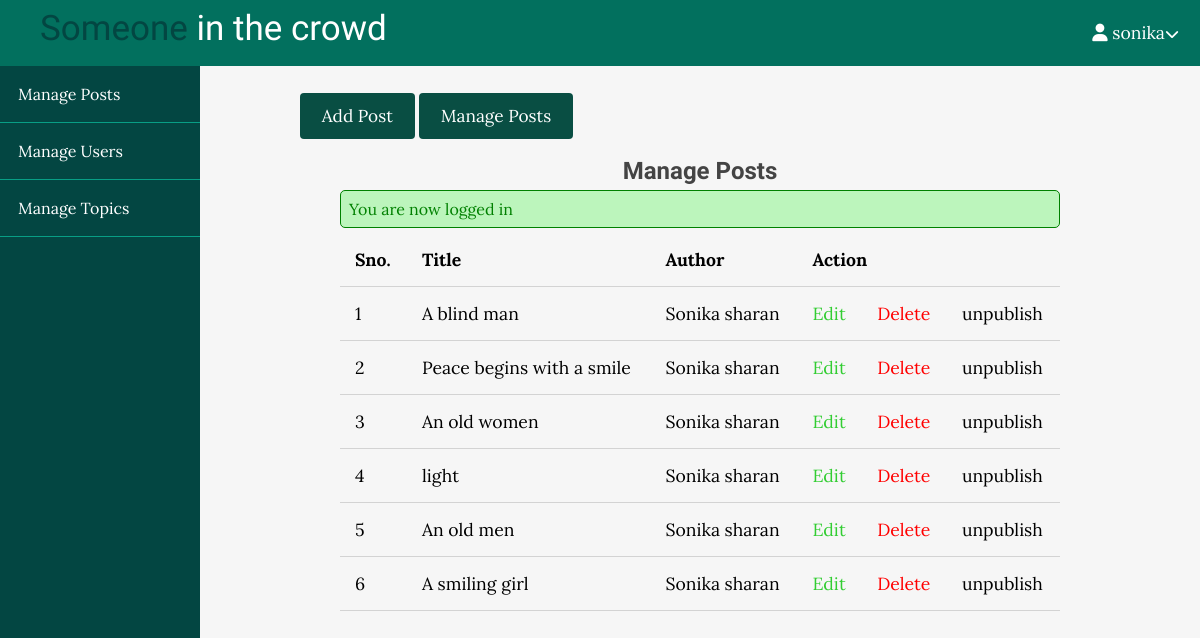
Screenshot of /admin/post/index.php (signed in) with the database file from the repository.
### tables this page shows
CREATE TABLE `posts` (
  `id` int(11) NOT NULL,
  `user_id` int(11) NOT NULL,
  `topic_id` int(11) DEFAULT NULL,
  `title` varchar(255) NOT NULL,
  `image` varchar(255) NOT NULL,
  `body` text NOT NULL,
  `published` tinyint(4) NOT NULL,
  `created_at` datetime NOT NULL DEFAULT current_timestamp()
);

### app/database/db.php (called while the page is built, shortened)
<?php
require('connect.php');
function selectAll($table , $conditions=[])
{
    global $conn;
    $sql= "SELECT * FROM $table";
    if(empty($conditions)){
    $stmt = $conn->prepare($sql);
    $stmt->execute();
    $records= $stmt->get_result()->fetch_all(MYSQLI_ASSOC);
    return $records;}
}

### app/controllers/posts.php (called while the page is built, shortened)
<?php
include(ROOT_PATH."/app/database/db.php");
$table ='posts';
$posts= selectAll($table);

### admin/post/index.php (the view, shortened to what this page needs)
<?php
include(ROOT_PATH."/app/controllers/posts.php");
?>
<!DOCTYPE html>
<html lang="en">
<head>
 <link rel ="stylesheet" href="../../assets/css/style.css">
    <link rel ="stylesheet" href="../../assets/css/admin.css">
</head>
<body>
<?php include(ROOT_PATH ."/app/include/adminheader.php");?>
    <div class="admin-wrapper">
    <?php include(ROOT_PATH ."/app/include/adminsidebar.php");?>
        <div class="admin-content">
            <div class="button-group">
            <a href="create.php " class="btn btn-big"> Add Post</a>
            <a href="index.php" class="btn btn-big"> Manage Posts</a></div>
    <div class="content">
        <h2 class="page-title"> Manage Posts</h2>
        <?php include(ROOT_PATH ."/app/include/message.php");?>
        <table>
            <thead>
                <th>Sno.</th>
                <th> Title</th>
                <th> Author</th>
                <th colspan="3">Action</th>
            </thead>
            <tbody>
            <?php foreach ($posts as $key => $post):?>
                <tr>
                <td> <?php echo $key +1;?></td>
                    <td> <?php echo $post['title'];?></td>
                    <td> Sonika sharan</td>
                    <td> <a href="edit.php?id=<?php echo $post['id'];?>" class="edit">Edit</a></td>
                     <td> <a href ="edit.php?delete_id=<?php echo $post['id'];?>" class="delete">Delete</a></td>
                     <?php if ($post['published']): ?>
                        <td> <a href ="edit.php?published=0&p_id=<?php echo $post['id'] ?>" class="unpublish">unpublish</a></td>
                     <?php else: ?>
                        <td> <a href ="edit.php?published=1&p_id=<?php echo $post['id'] ?>" class="publish">publish</a></td>
                     <?php endif; ?>
                     </tr>
            <?php endforeach; ?>
            </tbody>
        </table>
            </div></div>
    </div>
</body>
</html>

### assets/css/style.css (style rules this page uses)
* { box-sizing:border-box; }
html,body { height: 100%; padding:0px; margin:0px; background:#f6f6f6; font-family:'Lora',serif; }
h1,h2,h3,h4,h5,h6 { font-family: 'candal',sans-serif; color:#444; margin:5px; }
a { text-decoration:none; color:inherit; }
.btn { padding:.5rem 1rem; background:#094e43; color:white; border:1px solid transparent; border-radius: .25rem; font-size: 1.08em; font-family:'Lora',serif; }
.btn-big { padding:.7rem 1.3rem; line-height:1.3rem; }
.content { width:90%; margin: 30px auto 30px; }

### assets/css/admin.css (style rules this page uses)
.page-title { text-align: center; }
.admin-wrapper { display:flex; height:calc(100% - 66px); }
.admin-wrapper .admin-content { height:100%; flex:8; padding: 40px 100px 100px; overflow-y: scroll; }
table { width: 100%; border-collapse:collapse; font-size: 1.1rem; }
th,td { padding: 15px; text-align: left; border-bottom: 1px solid #d3d3d3; }
.edit { color:limegreen; }
.delete { color:red; }

### rows the page displays
posts: title "A blind man"
posts: title "Peace begins with a smile"
posts: title "An old women"
posts: title "light"
posts: title "An old men"
posts: title "A smiling girl"

### other values shown
$_SESSION['username'] "sonika"
$_SESSION['message'] "You are now logged in"
